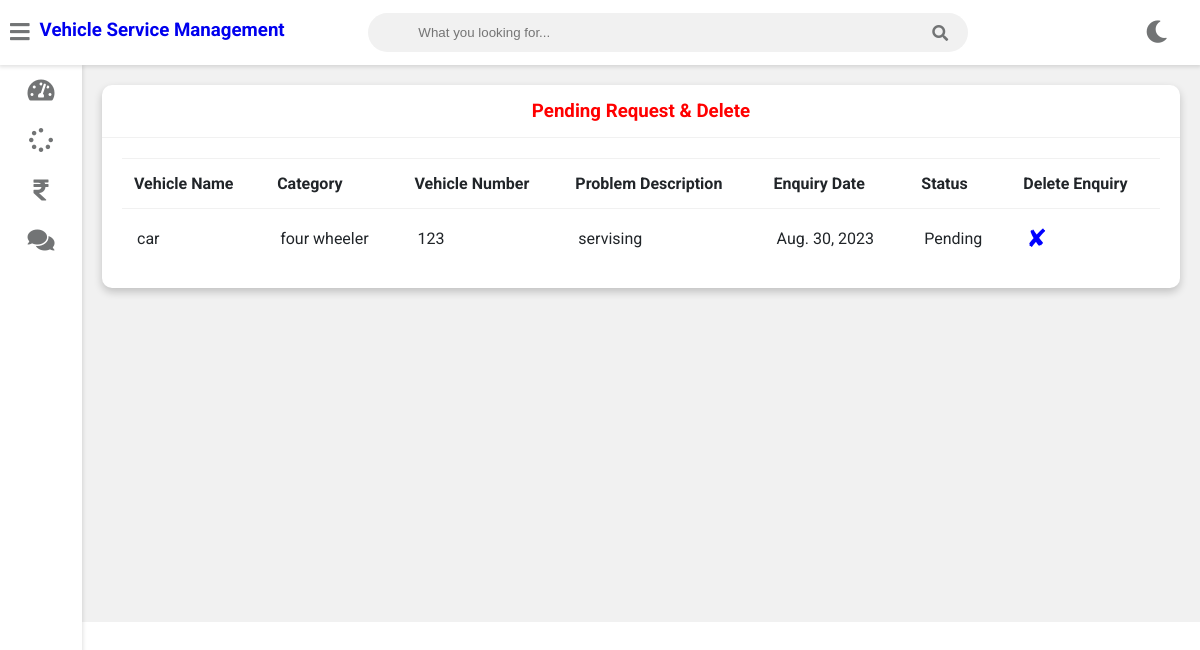
Screenshot of /customer-view-request (signed in) with the database file from the repository.
### vehicleserviceapp/models.py (models this page shows, shortened)
class Request(models.Model):
    cat=(('two wheeler with gear','two wheeler with gear'),('two wheeler without gear','two wheeler without gear'),('three wheeler','three wheeler'),('four wheeler','four wheeler'))
    category=models.CharField(max_length=50,choices=cat)
    vehicle_no=models.PositiveIntegerField(null=False)
    vehicle_name = models.CharField(max_length=40,null=False)
    vehicle_model = models.CharField(max_length=40,null=False)
    vehicle_brand = models.CharField(max_length=40,null=False)
    problem_description = models.CharField(max_length=500,null=False)
    date=models.DateField(auto_now=True)
    cost=models.PositiveIntegerField(null=True)
    customer=models.ForeignKey('Customer', on_delete=models.CASCADE,null=True)
    mechanic=models.ForeignKey('Mechanic',on_delete=models.CASCADE,null=True)
    stat=(('Pending','Pending'),('Approved','Approved'),('Repairing','Repairing'),('Repairing Done','Repairing Done'),('Released','Released'))
    status=models.CharField(max_length=50,choices=stat,default='Pending',null=True)

### vehicleserviceapp/views.py (the view)
# urls.py: path('customer-view-request',views.customer_view_request_view,name='customer-view-request'),
@login_required(login_url='customerlogin')
@user_passes_test(is_customer)
def customer_view_request_view(request):
    customer=models.Customer.objects.get(user_id=request.user.id)
    enquiries=models.Request.objects.all().filter(customer_id=customer.id , status="Pending")
    return render(request,'vehicle/customer_view_request.html',{'customer':customer,'enquiries':enquiries})

### vehicleserviceapp/views.py (called while the page is built)
def is_customer(user):
    return user.groups.filter(name='CUSTOMER').exists()

### templates/vehicle/customer_view_request.html
{% extends 'vehicle/customerbase.html' %}
{% block content %}
	<div class="wrapper">
		<div class="row">
			<div class="col-12 col-m-12 col-sm-12">
				<div class="card">
					<div class="card-header">
						<h3 style="color:red; text-align:center" >Pending Request & Delete
						</h3>
					</div>
					<div class="card-content">
						<table>
							<thead>
                <tr>
                  <th>Vehicle Name</th>
                  <th>Category</th>
                  <th>Vehicle Number</th>
                  <th>Problem Description</th>
                  <th>Enquiry Date</th>
                  <th>Status</th>
								  <th>Delete Enquiry</th>
                </tr>
							</thead>
							<tbody>
                {% for enq in enquiries %}
                <tr>
                  <td>{{enq.vehicle_name}}</td>
                  <td>{{enq.category}}</td>
                  <td>{{enq.vehicle_no}}</td>
                  <td>{{enq.problem_description}}</td>
                  <td>{{enq.date}}</td>
                  <td>{{enq.status}}</td>
                  <td><a style="color:blue; text-decoration:none;font-size:25px;"href="{% url 'customer-delete-request' enq.id  %}">&#10008;</a></td>
                </tr>
                {% endfor %}
							</tbody>
						</table>
					</div>
				</div>
			</div>
		</div>
<br><br><br><br><br><br><br><br><br><br><br><br><br><br><br><br>
	</div>
{% endblock content %}

### static/style.css (style rules this page uses)
:root { --primary-color: #4834d4; --success-color: #6ab04c; --warning-color: #f0932b; --danger-color: #eb4d4b; --light-color: #212529; --light-second-color: #727475; --light-background: #ffffff; --light-second-background: #f1f1f1; --dark-color: #909090; --dark-second-color: #f5f6fa; --dark-background: #23242D; --dark-second-background: #181818; }
.light { --main-bg-color: var(--light-background); --second-bg-color: var(--light-second-background); --main-color: var(--light-color); --second-color: var(--light-second-color); }
* { box-sizing: border-box; }
body { font-family: 'Roboto', sans-serif; background: var(--main-bg-color); color: var(--main-color); margin: 0; }
.wrapper { padding: 10px; margin-left: 82px; padding-top: 75px; background: var(--second-bg-color); transition: margin-left .5s; }
.row { display: flex; flex-wrap: wrap; flex-direction: row; }
.row:after, .row:before { box-sizing: border-box; }
[class*="col-"] { padding: 10px; }
@media only screen and (min-width: 600px) { .col-sm-12 { width: 100%; } }
@media only screen and (min-width: 768px) { .col-m-12 { width: 100%; } }
@media only screen and (min-width: 992px) { .col-12 { width: 100%; } }
.card { background: var(--main-bg-color); color: var(--main-color); border-radius: 10px; margin-bottom: 10px; box-shadow: 0 4px 8px 0 rgba(0,0,0,0.2); }
.card-header { padding: 15px 30px; border-bottom: 1px solid var(--second-bg-color); position: relative; }
.card-header h3 { margin: 0; }
.card-content { padding: 20px; overflow-x: auto; }
table { border-collapse: collapse; width: 100%; }
table td { border-top: 1px solid var(--second-bg-color); padding: 15px; }
table th { border-top: 1px solid var(--second-bg-color); border-bottom: 1px solid var(--second-bg-color); padding: 15px 12px; text-align: left; }

### rows the page displays
Request: vehicle_name "car", category "four wheeler", vehicle_no "123", problem_description "servising", date "Aug. 30, 2023", status "Pending"
